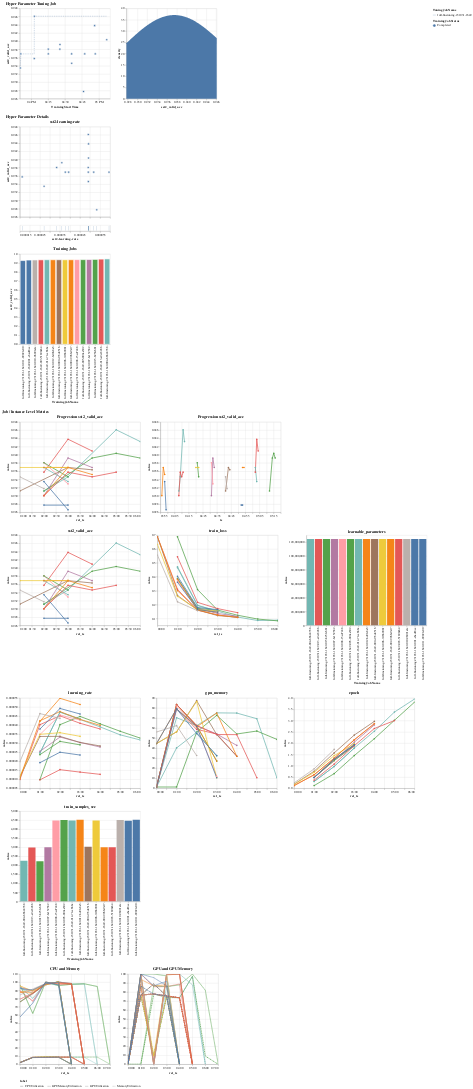
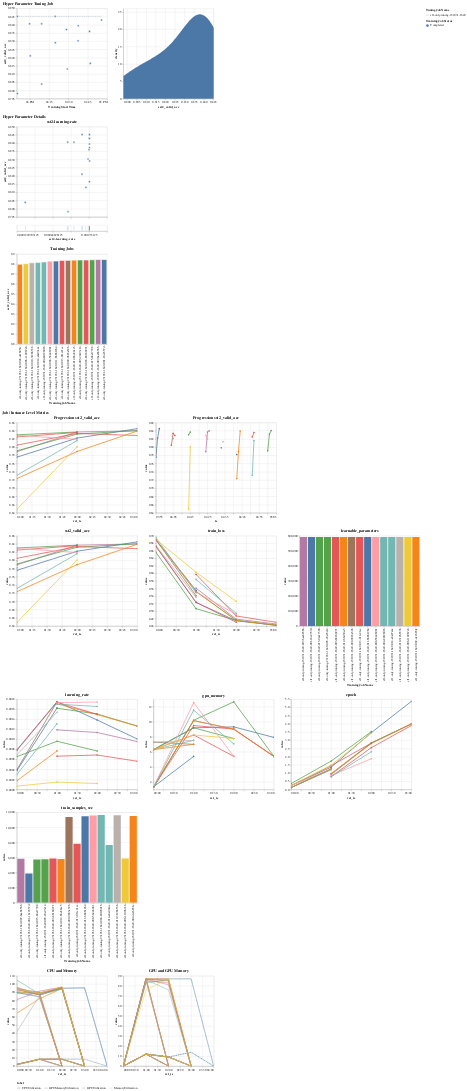
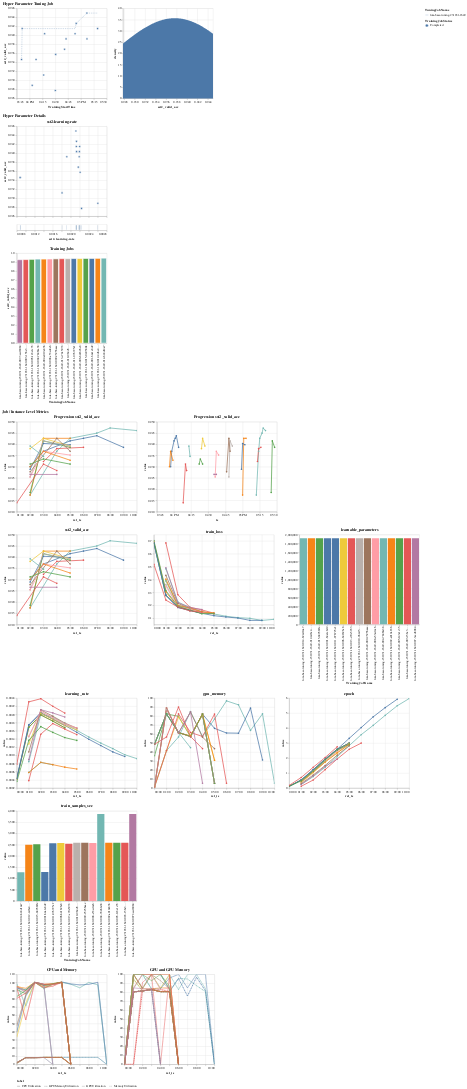

Notebook cell for these charts, in order:
### Code cell
display_tuning_jobs([lr_wd_tuner, lr_wd_clf_tuner, base_lora_tuner])
